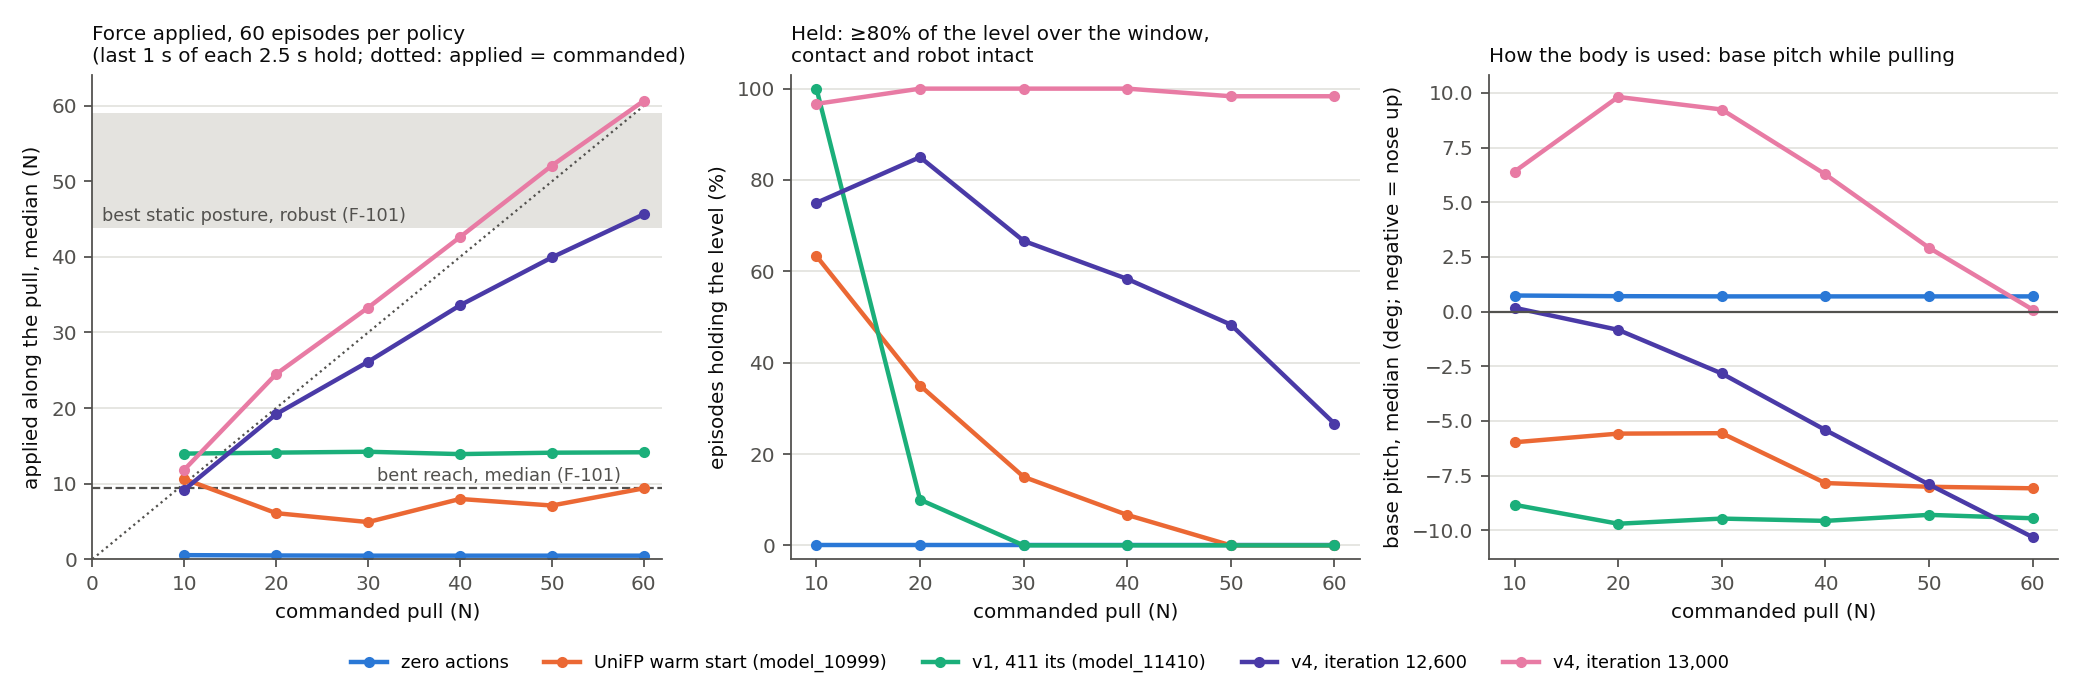

Reproduce this figure in Python.
"""The pull staircase, policy by policy: force applied against force commanded, and how the body made it.

Reads recorded `hook_eval` runs (`results/week_02/runs/<id>/hook_eval.json`), so it redraws from the
record without a simulator. Week 2 log, 2026-09-24; F-103.

    python3 results/week_02/figures/hook_staircase.py <run id>=<label> [<run id>=<label> ...]
"""
from __future__ import annotations

import json
import sys
from pathlib import Path

import matplotlib

matplotlib.use("Agg")
import matplotlib.pyplot as plt  # noqa: E402

HERE = Path(__file__).resolve().parent
RUNS = HERE.parent / "runs"
#: Categorical slots in fixed order (the reference palette), one per policy as given on the command line.
SERIES = ("#2a78d6", "#eb6834", "#1baf7a", "#4a3aa7", "#e87ba4")
INK, MUTED, GRID = "#0b0b0b", "#52514e", "#e4e3df"
#: F-101: a bent reach's median horizontal pull, and the best robust posture's range.
BENT_MEDIAN_N = 9.4
ROBUST_BEST_N = (43.8, 59.1)


def main(pairs: list[str]) -> None:
    runs = []
    for pair in pairs:
        run_id, label = pair.split("=", 1)
        runs.append((label, json.loads((RUNS / run_id / "hook_eval.json").read_text())))

    plt.rcParams.update({"font.size": 9, "axes.edgecolor": MUTED, "axes.labelcolor": INK, "xtick.color": MUTED,
                         "ytick.color": MUTED, "axes.spines.top": False, "axes.spines.right": False})
    fig, axes = plt.subplots(1, 3, figsize=(13.0, 4.3))

    ax = axes[0]
    levels = [row["level_n"] for row in runs[0][1]["by_level"]]
    ax.plot([0, max(levels)], [0, max(levels)], color=MUTED, lw=1, ls=":")
    ax.axhspan(*ROBUST_BEST_N, color=GRID, lw=0)
    ax.annotate("best static posture, robust (F-101)", (1, ROBUST_BEST_N[0] + 1.0), color=MUTED, fontsize=8)
    ax.axhline(BENT_MEDIAN_N, color=MUTED, lw=1, ls="--")
    ax.annotate("bent reach, median (F-101)", (31, BENT_MEDIAN_N + 1.0), color=MUTED, fontsize=8)
    for (label, summary), colour in zip(runs, SERIES):
        rows = [r for r in summary["by_level"] if r.get("applied_n") is not None]
        ax.plot([r["level_n"] for r in rows], [r["applied_n"] for r in rows], color=colour, lw=2, marker="o", ms=4,
                label=label)
    ax.set_xlim(0, max(levels) + 2)
    ax.set_ylim(0, max(ROBUST_BEST_N) + 5)
    ax.set_xlabel("commanded pull (N)")
    ax.set_ylabel("applied along the pull, median (N)")
    ax.set_title("Force applied, 60 episodes per policy\n(last 1 s of each 2.5 s hold; dotted: applied = commanded)", fontsize=9, color=INK,
                 loc="left")
    ax.grid(axis="y", color=GRID, lw=0.8)

    ax = axes[1]
    for (label, summary), colour in zip(runs, SERIES):
        rows = [r for r in summary["by_level"]]
        ax.plot([r["level_n"] for r in rows], [100.0 * r["held"] / r["of"] for r in rows], color=colour, lw=2,
                marker="o", ms=4)
    ax.set_ylim(-3, 103)
    ax.set_xlabel("commanded pull (N)")
    ax.set_ylabel("episodes holding the level (%)")
    ax.set_title("Held: ≥80% of the level over the window,\ncontact and robot intact", fontsize=9, color=INK,
                 loc="left")
    ax.grid(axis="y", color=GRID, lw=0.8)

    ax = axes[2]
    for (label, summary), colour in zip(runs, SERIES):
        rows = [r for r in summary["by_level"] if r.get("pitch_deg") is not None]
        ax.plot([r["level_n"] for r in rows], [r["pitch_deg"] for r in rows], color=colour, lw=2, marker="o", ms=4)
    ax.axhline(0.0, color=MUTED, lw=1)
    ax.set_xlabel("commanded pull (N)")
    ax.set_ylabel("base pitch, median (deg; negative = nose up)")
    ax.set_title("How the body is used: base pitch while pulling", fontsize=9, color=INK, loc="left")
    ax.grid(axis="y", color=GRID, lw=0.8)

    handles, labels = axes[0].get_legend_handles_labels()
    fig.tight_layout(rect=(0, 0.06, 1, 1))
    fig.legend(handles, labels, loc="lower center", ncol=len(labels), frameon=False, fontsize=8)
    fig.savefig(HERE / "hook_staircase.png", dpi=160)


if __name__ == "__main__":
    main(sys.argv[1:])
